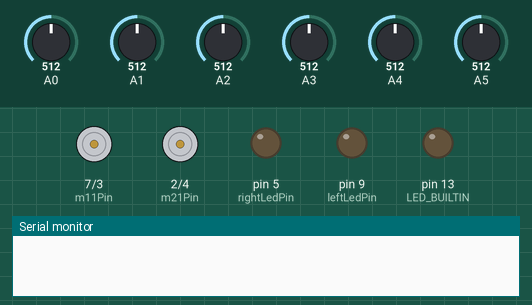
This sketch was run on a simulated Arduino Uno, built with avr-gcc and run on an emulated ATmega328P. Parts: motor-driver pin pairs drawn as motors (green arrow = first pin HIGH = forward, orange = second pin HIGH = backward, longer = more drive, scaled by the enable pin), output pins drawn as LEDs (lit = HIGH), the last lines printed to the serial monitor. Inputs (shaded band) come from the test bench; at power-on: A0 = 512, A1 = 512, A2 = 512, A3 = 512, A4 = 512, A5 = 512.

Above: at 0.1 s.
At 0.68 s:
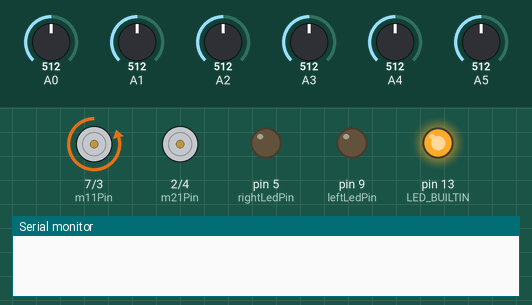
At 2.6 s:
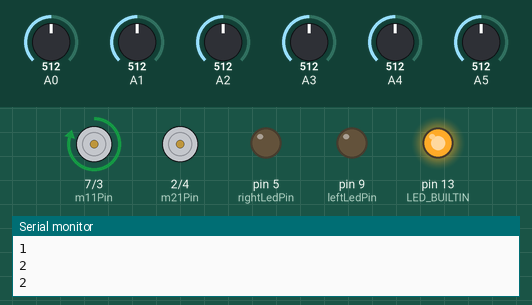
At 4.01 s:
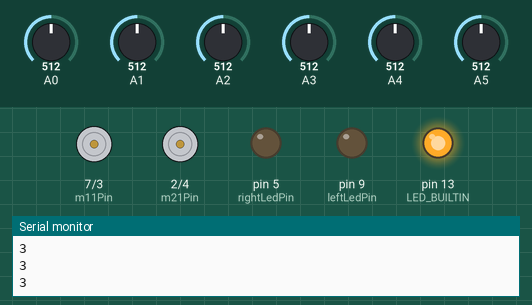
At 5.7 s:
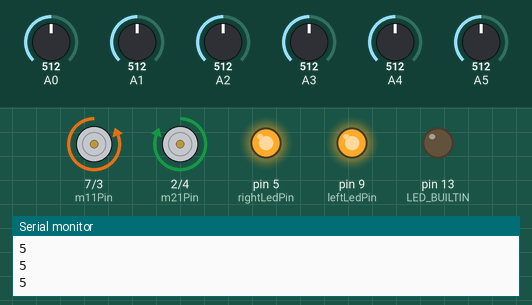
Timing chart, 0 to 7.2 s (numbered marks = the images above):
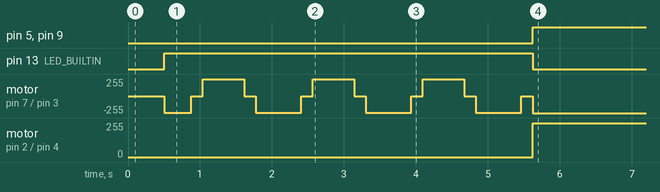

Measured:
- by itself, pin 5 (rightLedPin), pin 9 (leftLedPin): LOW → HIGH at 5.6 s
- by itself, pin 13 (LED_BUILTIN): HIGH → LOW at 5.6 s
- by itself, motor on pin 2 (m21Pin) / pin 4 (m22Pin): stopped → forward 255/255 at 5.6 s
- by itself, motor on pin 7 (m11Pin) / pin 3 (m12Pin): repeats every 1.5 s: stopped 0.16 s, forward 250/255 0.58 s, stopped 0.16 s, backward 250/255 0.63 s, until it stays backward 255/255 from 5.6 s

The sketch:

cod2line11.ino
```cpp
#include <QTRSensors.h>

const int m11Pin = 7;
const int m12Pin = 3;
const int m21Pin = 2;
const int m22Pin = 4;
const int m1Enable = 11;
const int m2Enable = 10;
const int leftLedPin = 9;
const int rightLedPin = 5;

// increase p’s value and see what happens
float kp = 23;
float ki = 0;
float kd = 10;

int lastError = 0;

const int maxSpeed = 255;
const int minSpeed = -200;

const int baseSpeed = 255;

QTRSensors qtr;

const int sensorCount = 6;
int sensorValues[sensorCount];
int sensors[sensorCount] = { 0, 0, 0, 0, 0, 0 };


bool isCalibrated = false;
int startSweepTime = 0;
bool didInitialSweep = false;
int sweepCount = 0;
bool isSweepingLeft = false;

int INITIAL_SWEEP_TIME = 350;
int LEFT_SWEEP_TIME = 600;
int RIGHT_SWEEP_TIME = 550;
int CALIBRATE_SPEED = 250;
int SWEEP_COUNT = 6;

int MAX_LED_BRIGHT = 255;


void setup() {

  // pinMode setup
  pinMode(m11Pin, OUTPUT);
  pinMode(m12Pin, OUTPUT);
  pinMode(m21Pin, OUTPUT);
  pinMode(m22Pin, OUTPUT);
  pinMode(m1Enable, OUTPUT);
  pinMode(m2Enable, OUTPUT);
  pinMode(leftLedPin, OUTPUT);
  pinMode(rightLedPin, OUTPUT);

  qtr.setTypeAnalog();
  qtr.setSensorPins((const uint8_t[]){ A0, A1, A2, A3, A4, A5 }, sensorCount);

  delay(500);
  pinMode(LED_BUILTIN, OUTPUT);
  digitalWrite(LED_BUILTIN, HIGH);  // turn on Arduino's LED to indicate we are in calibration mode

  Serial.begin(9600);
}

void stopMotor() {
  for (int j = 0; j < 9000; j++) {
    goLeft(0);
  }
}

void calibrate() {
  if (isCalibrated) {
    return;
  }

  if (!didInitialSweep) {
    if (startSweepTime == 0) {
      goLeft(CALIBRATE_SPEED);
      qtr.calibrate();
      startSweepTime = millis();
    } else {
      if (millis() - startSweepTime > INITIAL_SWEEP_TIME) {
        startSweepTime = 0;
        stopMotor();
        didInitialSweep = true;
      } else {
        goLeft(CALIBRATE_SPEED);
        qtr.calibrate();
        return;
      }
    }

    return;
  }

  if (sweepCount < SWEEP_COUNT) {
    Serial.println(sweepCount);
    if (startSweepTime == 0) {
      goLeft(CALIBRATE_SPEED * (isSweepingLeft ? 1 : -1));
      qtr.calibrate();
      startSweepTime = millis();
    } else {
      int targetSweepTime = isSweepingLeft ? LEFT_SWEEP_TIME : RIGHT_SWEEP_TIME;
      if (millis() - startSweepTime > targetSweepTime) {
        startSweepTime = 0;
        isSweepingLeft = !isSweepingLeft;
        stopMotor();
        sweepCount++;
      } else {
        goLeft(CALIBRATE_SPEED * (isSweepingLeft ? 1 : -1));
        qtr.calibrate();
        return;
      }
    }

    return;
  }


  digitalWrite(LED_BUILTIN, LOW);
  isCalibrated = true;
}

int pidControl(int error) {
  int p = error;
  int i = i + error;
  int d = error - lastError;
  lastError = error;

  return kp * p + ki * i + kd * d;  // = error in this case
}

void updateBlinkers(int leftMotorSpeed, int rightMotorSpeed) {
  analogWrite(leftLedPin, constrain(leftMotorSpeed, 0, MAX_LED_BRIGHT));
  analogWrite(rightLedPin, constrain(rightMotorSpeed, 0, MAX_LED_BRIGHT));
}

void followLine() {
  // inefficient code, written in loop. You must create separate functions
  int error = map(qtr.readLineBlack(sensorValues), 0, 5000, -50, 50);
  int motorSpeed = pidControl(error);

  int m1Speed = baseSpeed;
  int m2Speed = baseSpeed;

  // a bit counter intuitive because of the signs
  // basically in the first if, you substract the error from m1Speed (you add the negative)
  // in the 2nd if you add the error to m2Speed (you substract the negative)
  // it's just the way the values of the sensors and/or motors lined up
  if (error < 0) {
    m1Speed += motorSpeed;
    m2Speed -= motorSpeed;
  } else if (error > 0) {
    m2Speed -= motorSpeed;
    m1Speed += motorSpeed;
  }
  // make sure it doesn't go past limits. You can use -255 instead of 0 if calibrated programmed properly.
  // making sure we don't go out of bounds
  // maybe the lower bound should be negative, instead of 0? This of what happens when making a steep turn
  m1Speed = constrain(m1Speed, minSpeed, maxSpeed);
  m2Speed = constrain(m2Speed, minSpeed, maxSpeed);


  setMotorSpeed(m1Speed, m2Speed);
  updateBlinkers(m1Speed, m2Speed);
}

void loop() {
  if (!isCalibrated) {
    calibrate();
  } else {
    followLine();
  }
}

void goLeft(int speed) {
  int correctedSpeed = -speed;
  if (correctedSpeed == 0) {
    digitalWrite(m11Pin, LOW);
    digitalWrite(m12Pin, LOW);
    analogWrite(m1Enable, correctedSpeed);
  }

  else {
    if (correctedSpeed > 0) {
      digitalWrite(m11Pin, HIGH);
      digitalWrite(m12Pin, LOW);
      analogWrite(m1Enable, correctedSpeed);
    }
    if (correctedSpeed < 0) {
      digitalWrite(m11Pin, LOW);
      digitalWrite(m12Pin, HIGH);
      analogWrite(m1Enable, -correctedSpeed);
    }
  }
}


void goRight(int speed) {
  if (speed == 0) {
    digitalWrite(m21Pin, LOW);
    digitalWrite(m22Pin, LOW);
    analogWrite(m2Enable, speed);
  } else {
    if (speed > 0) {
      digitalWrite(m21Pin, HIGH);
      digitalWrite(m22Pin, LOW);
      analogWrite(m2Enable, speed);
    }
    if (speed < 0) {
      digitalWrite(m21Pin, LOW);
      digitalWrite(m22Pin, HIGH);
      analogWrite(m2Enable, -speed);
    }
  }
}


// each arguments takes values between -255 and 255. The negative values represent the motor speed in reverse.
void setMotorSpeed(int motor1Speed, int motor2Speed) {
  goLeft(motor1Speed);
  goRight(motor2Speed);
}
```
